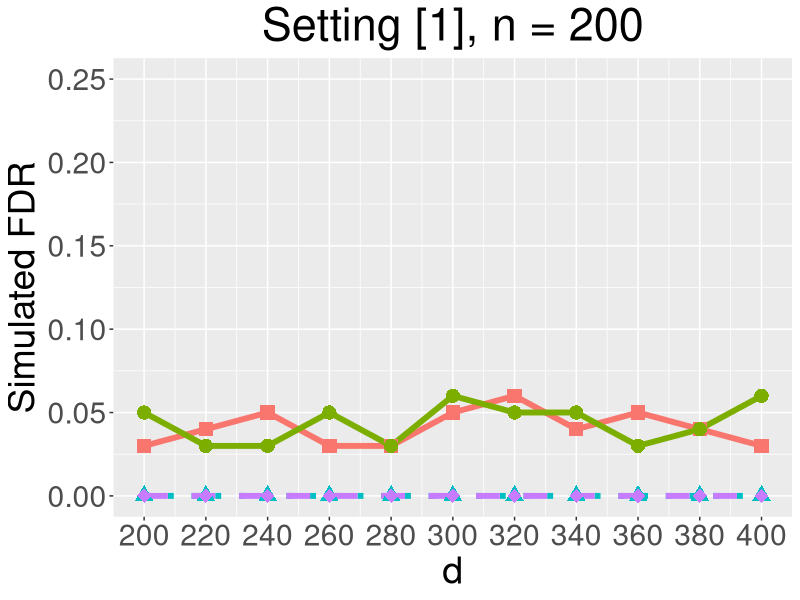
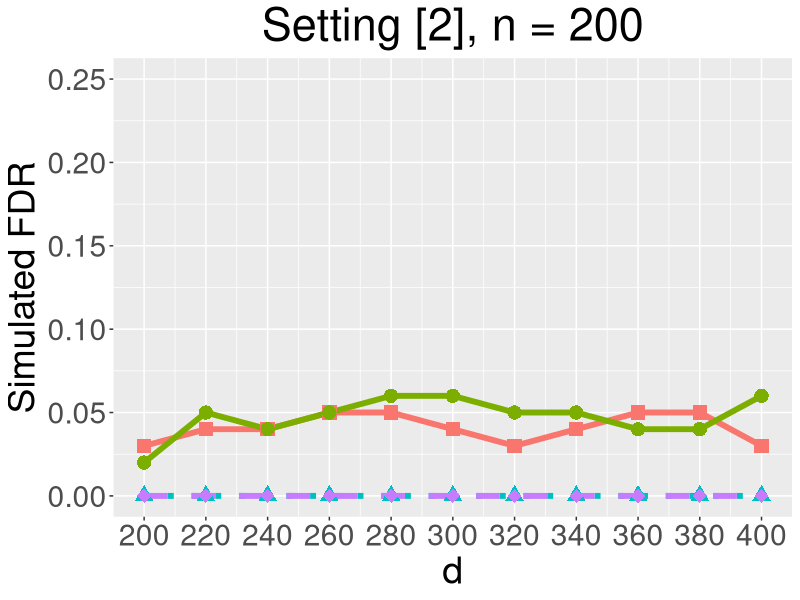
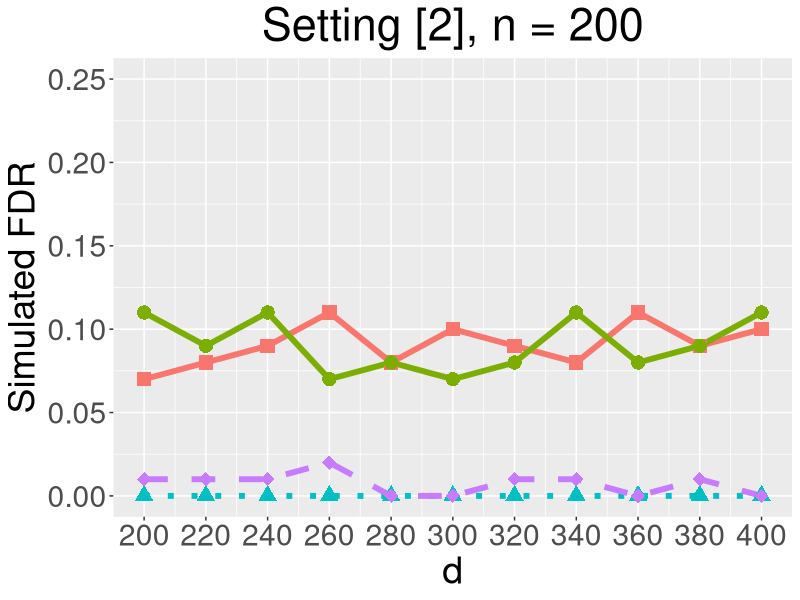
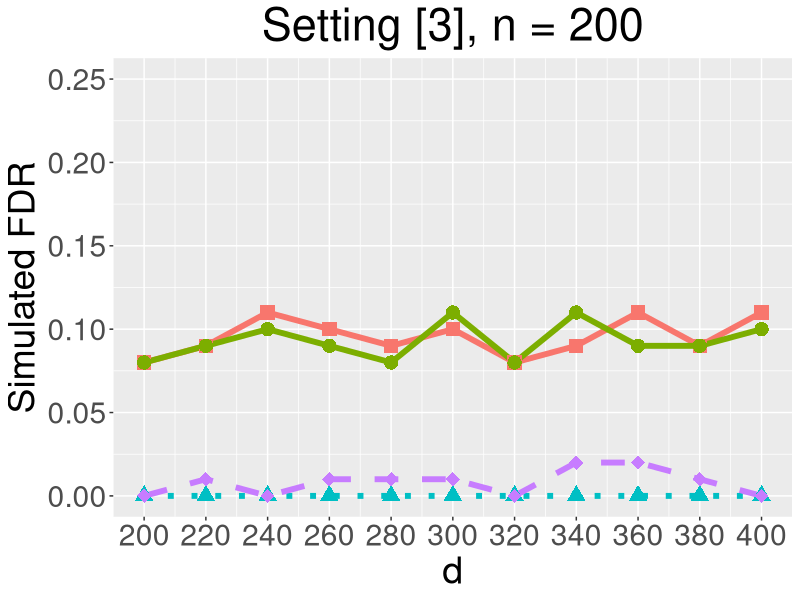
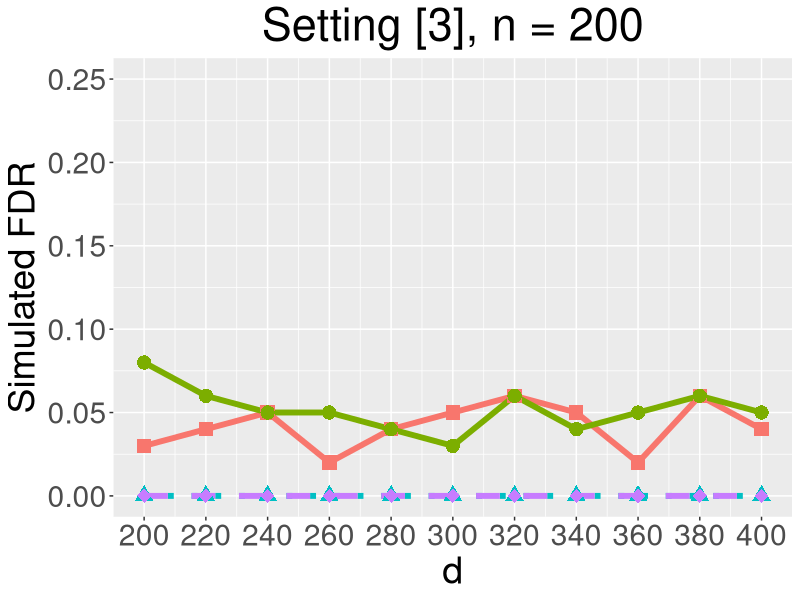
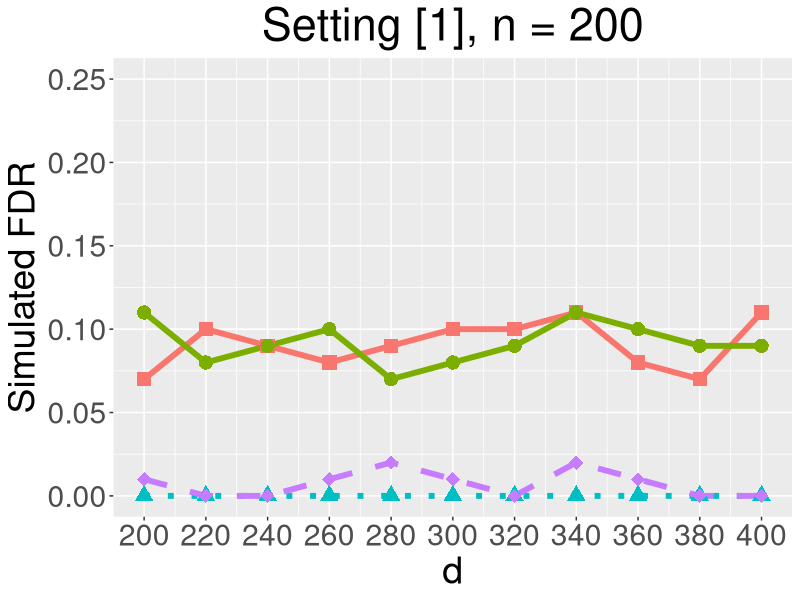
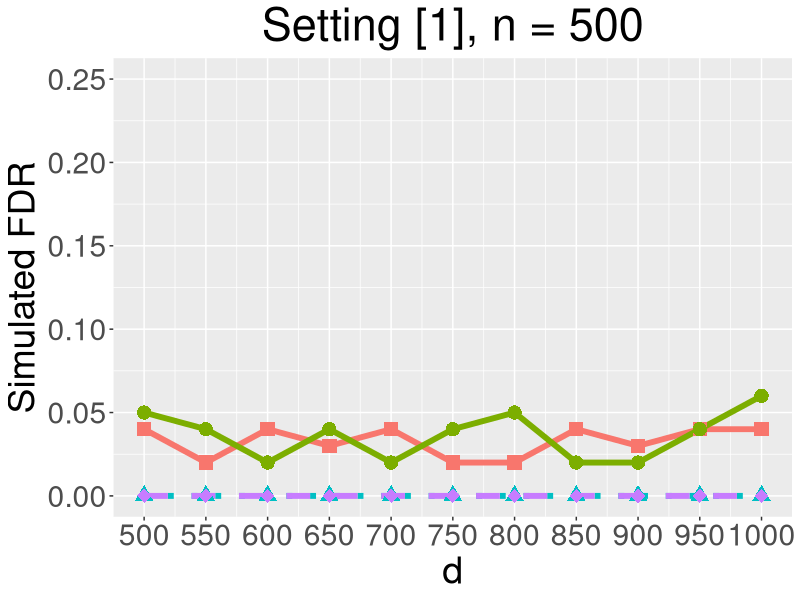
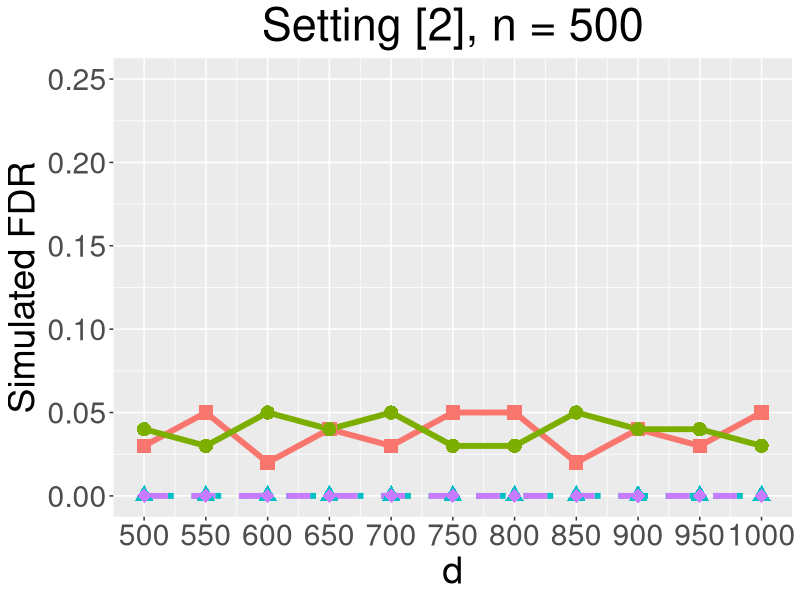

These charts were generated, in order, by the following R code:
library(ggplot2)


########################################################
#DATA

ind_005 = matrix(c(0.03,0.05,0,0,
                           0.04,0.03,0,0,
                           0.05,0.03,0,0,
                           0.03,0.05,0,0,
                           0.03,0.03,0,0,
                           0.05,0.06,0,0,
                           0.06,0.05,0,0,
                           0.04,0.05,0,0,
                           0.05,0.03,0,0,
                           0.04,0.04,0,0,
                           0.03,0.06,0,0
                           ),
                         byrow = TRUE, nrow = 11, ncol = 4)


AR1_005 = matrix(c(0.03,0.02,0,0,
                             0.04,0.05,0,0,
                             0.04,0.04,0,0,
                             0.05,0.05,0,0,
                             0.05,0.06,0,0,
                             0.04,0.06,0,0,
                             0.03,0.05,0,0,
                             0.04,0.05,0,0,
                             0.05,0.04,0,0,
                             0.05,0.04,0,0,
                             0.03,0.06,0,0
                             ),
                           byrow = TRUE, nrow = 11, ncol = 4)


block_005 = matrix(c(0.03,0.08,0,0,
                          0.04,0.06,0,0,
                          0.05,0.05,0,0,
                          0.02,0.05,0,0,
                          0.04,0.04,0,0,
                          0.05,0.03,0,0,
                          0.06,0.06,0,0,
                          0.05,0.04,0,0,
                          0.02,0.05,0,0,
                          0.06,0.06,0,0,
                          0.04,0.05,0,0
                          ),
                        byrow = TRUE, nrow =11, ncol = 4)


ind_01 = matrix(c(0.07,0.11,0,0.01,
                            0.1,0.08,0,0,
                            0.09,0.09,0,0,
                            0.08,0.1,0,0.01,
                            0.09,0.07,0,0.02,
                            0.1,0.08,0,0.01,
                            0.1,0.09,0,0,
                            0.11,0.11,0,0.02,
                            0.08,0.1,0,0.01,
                            0.07,0.09,0,0,
                            0.11,0.09,0,0
                            ),
                          byrow = TRUE, nrow =11, ncol = 4)


###########################################################

AR1_01 = matrix(c(0.07,0.11,0,0.01,
                           0.08,0.09,0,0.01,
                           0.09,0.11,0,0.01,
                           0.11,0.07,0,0.02,
                           0.08,0.08,0,0,
                           0.1,0.07,0,0,
                           0.09,0.08,0,0.01,
                           0.08,0.11,0,0.01,
                           0.11,0.08,0,0,
                           0.09,0.09,0,0.01,
                           0.1,0.11,0,0
                           ),
                         byrow = TRUE, nrow =11, ncol = 4)


block_01 = matrix(c(0.08,0.08,0,0,
                             0.09,0.09,0,0.01,
                             0.11,0.1,0,0,
                             0.1,0.09,0,0.01,
                             0.09,0.08,0,0.01,
                             0.1,0.11,0,0.01,
                             0.08,0.08,0,0,
                             0.09,0.11,0,0.02,
                             0.11,0.09,0,0.02,
                             0.09,0.09,0,0.01,
                             0.11,0.1,0,0
                             ),
                           byrow = TRUE, nrow =11, ncol = 4)


indL_005 = matrix(c(0.04,0.05,0,0,
                          0.02,0.04,0,0,
                          0.04,0.02,0,0,
                          0.03,0.04,0,0,
                          0.04,0.02,0,0,
                          0.02,0.04,0,0,
                          0.02,0.05,0,0,
                          0.04,0.02,0,0,
                          0.03,0.02,0,0,
                          0.04,0.04,0,0,
                          0.04,0.06,0,0
                          ),
                        byrow = TRUE, nrow =11, ncol = 4)


AR1L_005 = matrix(c(0.03,0.04,0,0,
                            0.05,0.03,0,0,
                            0.02,0.05,0,0,
                            0.04,0.04,0,0,
                            0.03,0.05,0,0,
                            0.05,0.03,0,0,
                            0.05,0.03,0,0,
                            0.02,0.05,0,0,
                            0.04,0.04,0,0,
                            0.03,0.04,0,0,
                            0.05,0.03,0,0
                            ),
                          byrow = TRUE, nrow =11, ncol = 4)

###########################################################

blockL_005 = matrix(c(0.04,0.04,0,0,
                             0.03,0.05,0,0,
                             0.03,0.03,0,0,
                             0.05,0.04,0,0,
                             0.04,0.05,0,0,
                             0.05,0.05,0,0,
                             0.05,0.03,0,0,
                             0.03,0.06,0,0,
                             0.04,0.04,0,0,
                             0.05,0.04,0,0,
                             0.04,0.05,0,0
                             ),
                           byrow = TRUE, nrow =11, ncol = 4)


indL_01 = matrix(c(0.1,0.11,0,0.01,
                               0.08,0.1,0,0.01,
                               0.09,0.07,0,0.02,
                               0.09,0.1,0,0.01,
                               0.08,0.08,0,0,
                               0.07,0.11,0,0.01,
                               0.09,0.1,0,0,
                               0.09,0.08,0,0.02,
                               0.08,0.1,0,0,
                               0.11,0.08,0,0.01,
                               0.09,0.09,0,0.01
                               ),
                             byrow = TRUE, nrow =11, ncol = 4)


AR1L_01 = matrix(c(0.08,0.11,0,0,
                            0.08,0.1,0,0.01,
                            0.09,0.08,0,0.02,
                            0.1,0.11,0,0,
                            0.08,0.09,0,0.02,
                            0.09,0.09,0,0,
                            0.08,0.1,0,0.01,
                            0.10,0.09,0,0,
                            0.08,0.11,0,0.01,
                            0.10,0.09,0,0,
                            0.08,0.07,0,0
                            ),
                          byrow = TRUE, nrow =11, ncol = 4)


blockL_01 = matrix(c(0.09,0.1,0,0,
                              0.07,0.1,0,0.01,
                              0.1,0.09,0,0.02,
                              0.08,0.1,0,0,
                              0.09,0.08,0,0,
                              0.07,0.09,0,0,
                              0.08,0.07,0,0.02,
                              0.1,0.1,0,0.02,
                              0.09,0.07,0,0,
                              0.09,0.09,0,0.02,
                              0.11,0.08,0,0.01
                              ),
                            byrow = TRUE, nrow =11, ncol = 4)

##########################################################


###DRAW

# S, 6 figures

# Set x label, it is public.
amplevel = rep(c(200,220,240,260,280,300,320,340,360,380,400), times = 4)
# Set the type of methods, it is public.
type = rep(c('A','B','C','D'), each = 11)

points = c('A' = 15, 'B' = 16, 'C' = 17, 'D' = 18)

# Read the data into dataframe.
fdr11 = c(ind_005[,1], ind_005[,2], ind_005[,3], ind_005[,4])
df11 = data.frame(amplevel = amplevel, type = type, fdr = fdr11)

# DRAW
ind_005 = 
  ggplot(data = df11, mapping = aes(x = amplevel, y = fdr, colour = type, shape = type, linetype = type)) + scale_linetype_manual(values=c("solid", "solid", "dotted", "dashed")) + scale_shape_manual(values = points)+ geom_line(linewidth = 2) + geom_point(size = 4.5) + scale_x_continuous(name = "d", breaks = seq(200, 400, by = 20), labels = c("200", "220", "240", "260", "280", "300", "320", "340", "360", "380", "400")) + scale_y_continuous(name = "Simulated FDR", breaks = seq(0, 0.25, by = 0.05), labels = c("0.00","0.05", "0.10", "0.15", "0.20", "0.25"), limits = c(0,0.25)) + ggtitle("Setting [1], n = 200") + theme(legend.position = 'none', text = element_text(size = 27), plot.title = element_text(hjust = 0.5)) 

# SAVE
ggsave("ind_005.pdf", device = "pdf", path = "C:/Users/朱正天/Desktop/Knockoff_code/Knockoff_pre/S1", width = 8, height = 6)


# Figure 1-2

# Read the data into dataframe.
pwr12 = c(AR1_005[,1], AR1_005[,2], AR1_005[,3], AR1_005[,4])
df12 = data.frame(amplevel = amplevel, type = type, power = pwr12)

# DRAW
AR1_005 = 
  ggplot(data = df12, mapping = aes(x = amplevel, y = power, colour = type, shape = type, linetype = type)) + scale_linetype_manual(values=c("solid", "solid", "dotted", "dashed")) + scale_shape_manual(values = points)+ geom_line(linewidth = 2) + geom_point(size = 4.5) + scale_x_continuous(name = "d", breaks = seq(200, 400, by = 20), labels = c("200", "220", "240", "260", "280", "300", "320", "340", "360", "380", "400")) + scale_y_continuous(name = "Simulated FDR", breaks = seq(0, 0.25, by = 0.05), labels = c("0.00","0.05", "0.10", "0.15", "0.20", "0.25"), limits = c(0,0.25)) + ggtitle("Setting [2], n = 200") + theme(legend.position = 'none', text = element_text(size = 27), plot.title = element_text(hjust = 0.5))

# SAVE
ggsave("AR1_005.pdf", device = "pdf", path = "C:/Users/朱正天/Desktop/Knockoff_code/Knockoff_pre/S1", width = 8, height = 6)


# Figure 1-3

# Read the data into dataframe.
fdr13 = c(AR1_01[,1], AR1_01[,2], AR1_01[,3], AR1_01[,4])
df13 = data.frame(amplevel = amplevel, type = type, fdr = fdr13)

# DRAW
AR1_01 = 
  ggplot(data = df13, mapping = aes(x = amplevel, y = fdr, colour = type, shape = type, linetype = type)) + scale_linetype_manual(values=c("solid", "solid", "dotted", "dashed")) + scale_shape_manual(values = points)+ geom_line(linewidth = 2) + geom_point(size = 4.5) + scale_x_continuous(name = "d", breaks = seq(200, 400, by = 20), labels = c("200", "220", "240", "260", "280", "300", "320", "340", "360", "380", "400")) + scale_y_continuous(name = "Simulated FDR", breaks = seq(0, 0.25, by = 0.05), labels = c("0.00","0.05", "0.10", "0.15", "0.20", "0.25"), limits = c(0,0.25)) + ggtitle("Setting [2], n = 200") + theme(legend.position = 'none', text = element_text(size = 27), plot.title = element_text(hjust = 0.5)) 

# SAVE
ggsave("AR1_01.pdf", device = "pdf", path = "C:/Users/朱正天/Desktop/Knockoff_code/Knockoff_pre/S1", width = 8, height = 6)


# Figure 1-4

# Read the data into dataframe.
pwr14 = c(block_01[,1], block_01[,2], block_01[,3], block_01[,4])
df14 = data.frame(amplevel = amplevel, type = type, power = pwr14)

# DRAW
block_01 = 
  ggplot(data = df14, mapping = aes(x = amplevel, y = power, colour = type, shape = type, linetype = type)) + scale_linetype_manual(values=c("solid", "solid", "dotted", "dashed")) + scale_shape_manual(values = points)+ geom_line(linewidth = 2) + geom_point(size = 4.5) + scale_x_continuous(name = "d", breaks = seq(200, 400, by = 20), labels = c("200", "220", "240", "260", "280", "300", "320", "340", "360", "380", "400")) + scale_y_continuous(name = "Simulated FDR", breaks = seq(0, 0.25, by = 0.05), labels = c("0.00","0.05", "0.10", "0.15", "0.20", "0.25"), limits = c(0,0.25)) + ggtitle("Setting [3], n = 200") + theme(legend.position = 'none', text = element_text(size = 27), plot.title = element_text(hjust = 0.5))

# SAVE
ggsave("block_01.pdf", device = "pdf", path = "C:/Users/朱正天/Desktop/Knockoff_code/Knockoff_pre/S1", width = 8, height = 6)



# Read the data into dataframe.
fdr21 = c(block_005[,1], block_005[,2], block_005[,3], block_005[,4])
df21 = data.frame(amplevel = amplevel, type = type, fdr = fdr21)

# DRAW
block_005 = 
  ggplot(data = df21, mapping = aes(x = amplevel, y = fdr, colour = type, shape = type, linetype = type)) + scale_linetype_manual(values=c("solid", "solid", "dotted", "dashed")) + scale_shape_manual(values = points)+ geom_line(linewidth = 2) + geom_point(size = 4.5) + scale_x_continuous(name = "d", breaks = seq(200, 400, by = 20), labels = c("200", "220", "240", "260", "280", "300", "320", "340", "360", "380", "400")) + ggtitle("Setting [3], n = 200") + theme(legend.position = 'none', text = element_text(size = 27), plot.title = element_text(hjust = 0.5)) + scale_y_continuous(name = "Simulated FDR", breaks = seq(0, 0.25, by = 0.05), labels = c("0.00","0.05", "0.10", "0.15", "0.20", "0.25"), limits = c(0,0.25))

# SAVE
ggsave("block_005.pdf", device = "pdf", path = "C:/Users/朱正天/Desktop/Knockoff_code/Knockoff_pre/S1", width = 8, height = 6)


# Figure 2-2

# Read the data into dataframe.
pwr22 = c(ind_01[,1], ind_01[,2], ind_01[,3], ind_01[,4])
df22 = data.frame(amplevel = amplevel, type = type, power = pwr22)

# DRAW
ind_01 = 
  ggplot(data = df22, mapping = aes(x = amplevel, y = power, colour = type, shape = type, linetype = type)) + scale_linetype_manual(values=c("solid", "solid", "dotted", "dashed")) + scale_shape_manual(values = points)+ geom_line(linewidth = 2) + geom_point(size = 4.5) + scale_x_continuous(name = "d", breaks = seq(200, 400, by = 20), labels = c("200", "220", "240", "260", "280", "300", "320", "340", "360", "380", "400")) + scale_y_continuous(name = "Simulated FDR", breaks = seq(0, 0.25, by = 0.05), labels = c("0.00","0.05", "0.10", "0.15", "0.20", "0.25"), limits = c(0,0.25)) + ggtitle("Setting [1], n = 200") + theme(legend.position = 'none', text = element_text(size = 27), plot.title = element_text(hjust = 0.5))

# SAVE
ggsave("ind_01.pdf", device = "pdf", path = "C:/Users/朱正天/Desktop/Knockoff_code/Knockoff_pre/S1", width = 8, height = 6)




###########################################################################
# L, 6 figures



# Figure 2-1
# Set x label, it is public.
amp = rep(c(500,550,600,650,700,750,800,850,900,950,1000), times = 4)


# Figure 2-3

# Read the data into dataframe.
fdr23 = c(indL_005[,1], indL_005[,2], indL_005[,3], indL_005[,4])
df23 = data.frame(amp = amp, type = type, fdr = fdr23)

# DRAW
indL_005 = 
  ggplot(data = df23, mapping = aes(x = amp, y = fdr, colour = type, shape = type, linetype = type)) + scale_linetype_manual(values=c("solid", "solid", "dotted", "dashed")) + scale_shape_manual(values = points)+ geom_line(linewidth = 2) + geom_point(size = 4.5) + scale_x_continuous(name = "d", breaks = seq(500, 1000, by = 50), labels = c("500", "550", "600", "650", "700", "750", "800", "850", "900", "950", "1000")) + ggtitle("Setting [1], n = 500") + theme(legend.position = 'none', text = element_text(size = 27), plot.title = element_text(hjust = 0.5)) + scale_y_continuous(name = "Simulated FDR", breaks = seq(0, 0.25, by = 0.05), labels = c("0.00","0.05", "0.10", "0.15", "0.20", "0.25"), limits = c(0,0.25))

# SAVE
ggsave("indL_005.pdf", device = "pdf", path = "C:/Users/朱正天/Desktop/Knockoff_code/Knockoff_pre/S1", width = 8, height = 6)


# Figure 2-4

# Read the data into dataframe.
pwr24 = c(AR1L_005[,1], AR1L_005[,2], AR1L_005[,3], AR1L_005[,4])
df24 = data.frame(amp = amp, type = type, power = pwr24)

# DRAW
AR1L_005 = 
  ggplot(data = df24, mapping = aes(x = amp, y = power, colour = type, shape = type, linetype = type)) + scale_linetype_manual(values=c("solid", "solid", "dotted", "dashed")) + scale_shape_manual(values = points)+ geom_line(linewidth = 2) + geom_point(size = 4.5) + scale_x_continuous(name = "d", breaks = seq(500, 1000, by = 50), labels = c("500", "550", "600", "650", "700", "750", "800", "850", "900", "950", "1000")) + scale_y_continuous(name = "Simulated FDR", breaks = seq(0, 0.25, by = 0.05), labels = c("0.00","0.05", "0.10", "0.15", "0.20", "0.25"), limits = c(0,0.25)) + ggtitle("Setting [2], n = 500") + theme(legend.position = 'none', text = element_text(size = 27), plot.title = element_text(hjust = 0.5))

# SAVE
ggsave("AR1L_005.pdf", device = "pdf", path = "C:/Users/朱正天/Desktop/Knockoff_code/Knockoff_pre/S1", width = 8, height = 6)


# Figure 2-9

# Read the data into dataframe.
fdr29 = c(AR1L_01[,1], AR1L_01[,2], AR1L_01[,3], AR1L_01[,4])
df29 = data.frame(amp = amp, type = type, fdr = fdr29)

# DRAW
AR1L_01 = 
  ggplot(data = df29, mapping = aes(x = amp, y = fdr, colour = type, shape = type, linetype = type)) + scale_linetype_manual(values=c("solid", "solid", "dotted", "dashed")) + scale_shape_manual(values = points)+ geom_line(linewidth = 2) + geom_point(size = 4.5) + scale_x_continuous(name = "d", breaks = seq(500, 1000, by = 50), labels = c("500", "550", "600", "650", "700", "750", "800", "850", "900", "950", "1000")) + ggtitle("Setting [2], n = 500") + theme(legend.position = 'none', text = element_text(size = 27), plot.title = element_text(hjust = 0.5)) + scale_y_continuous(name = "Simulated FDR", breaks = seq(0, 0.25, by = 0.05), labels = c("0.00","0.05", "0.10", "0.15", "0.20", "0.25"), limits = c(0,0.25))

# SAVE
ggsave("AR1L_01.pdf", device = "pdf", path = "C:/Users/朱正天/Desktop/Knockoff_code/Knockoff_pre/S1", width = 8, height = 6)


# Figure 2-10

# Read the data into dataframe.
pwr210 = c(blockL_01[,1], blockL_01[,2], blockL_01[,3], blockL_01[,4])
df210 = data.frame(amp = amp, type = type, power = pwr210)

# DRAW
blockL_01 = 
  ggplot(data = df210, mapping = aes(x = amp, y = power, colour = type, shape = type, linetype = type)) + scale_linetype_manual(values=c("solid", "solid", "dotted", "dashed")) + scale_shape_manual(values = points)+ geom_line(linewidth = 2) + geom_point(size = 4.5) + scale_x_continuous(name = "d", breaks = seq(500, 1000, by = 50), labels = c("500", "550", "600", "650", "700", "750", "800", "850", "900", "950", "1000")) + scale_y_continuous(name = "Simulated FDR", breaks = seq(0, 0.25, by = 0.05), labels = c("0.00","0.05", "0.10", "0.15", "0.20", "0.25"), limits = c(0,0.25)) + ggtitle("Setting [3], n = 500") + theme(legend.position = 'none', text = element_text(size = 27), plot.title = element_text(hjust = 0.5))

# SAVE
ggsave("blockL_01.pdf", device = "pdf", path = "C:/Users/朱正天/Desktop/Knockoff_code/Knockoff_pre/S1", width = 8, height = 6)


# Figure 1-9

# Read the data into dataframe.
fdr19 = c(blockL_005[,1], blockL_005[,2], blockL_005[,3], blockL_005[,4])
df19 = data.frame(amp = amp, type = type, fdr = fdr19)

# DRAW
blockL_005 = 
  ggplot(data = df19, mapping = aes(x = amp, y = fdr, colour = type, shape = type, linetype = type)) + scale_linetype_manual(values=c("solid", "solid", "dotted", "dashed")) + scale_shape_manual(values = points)+ geom_line(linewidth = 2) + geom_point(size = 4.5) + scale_x_continuous(name = "d", breaks = seq(500, 1000, by = 50), labels = c("500", "550", "600", "650", "700", "750", "800", "850", "900", "950", "1000")) + scale_y_continuous(name = "Simulated FDR", breaks = seq(0, 0.25, by = 0.05), labels = c("0.00","0.05", "0.10", "0.15", "0.20", "0.25"), limits = c(0,0.25)) + ggtitle("Setting [3], n = 500") + theme(legend.position = 'none', text = element_text(size = 27), plot.title = element_text(hjust = 0.5)) 

# SAVE
ggsave("blockL_005.pdf", device = "pdf", path = "C:/Users/朱正天/Desktop/Knockoff_code/Knockoff_pre/S1", width = 8, height = 6)


# Figure 1-10

# Read the data into dataframe.
pwr110 = c(indL_01[,1], indL_01[,2], indL_01[,3], indL_01[,4])
df110 = data.frame(amp = amp, type = type, power = pwr110)

# DRAW
indL_01 = 
  ggplot(data = df110, mapping = aes(x = amp, y = power, colour = type, shape = type, linetype = type)) + scale_linetype_manual(values=c("solid", "solid", "dotted", "dashed")) + scale_shape_manual(values = points)+ geom_line(linewidth = 2) + geom_point(size = 4.5) + scale_x_continuous(name = "d", breaks = seq(500, 1000, by = 50), labels = c("500", "550", "600", "650", "700", "750", "800", "850", "900", "950", "1000")) + scale_y_continuous(name = "Simulated FDR", breaks = seq(0, 0.25, by = 0.05), labels = c("0.00","0.05", "0.10", "0.15", "0.20", "0.25"), limits = c(0,0.25)) + ggtitle("Setting [1], n = 500") + theme(legend.position = 'none', text = element_text(size = 27), plot.title = element_text(hjust = 0.5))

# SAVE
ggsave("indL_01.pdf", device = "pdf", path = "C:/Users/朱正天/Desktop/Knockoff_code/Knockoff_pre/S1", width = 8, height = 6)

